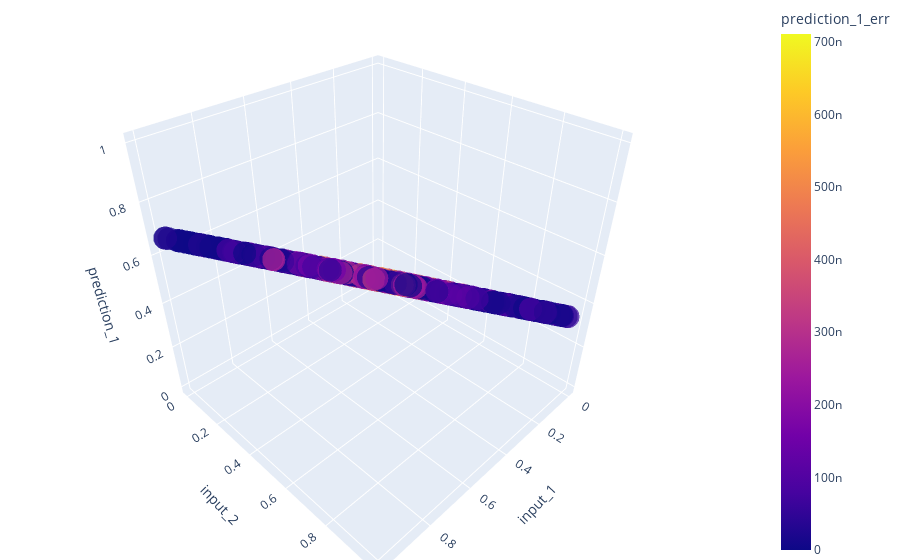

Write notebook code for a chart like this one.
### Code cell
df = px.data.iris()
fig = px.scatter_3d(tr_df_normalized, x='input_1', y='input_2', z='prediction_1',
              color='prediction_1_err', opacity=0.7)

# tight layout
fig.update_layout(margin=dict(l=0, r=0, b=0, t=0))
fig.show()

### Figure 1 — Plotly figure (JSON) as saved in the notebook; plotly's stock layout.template omitted (floating-point values rounded to 4 significant figures; data arrays with more than 128 entries replaced by an {"elided": "..."} marker saying what was removed)
{"data": [{"hovertemplate": "input_1=%{x}<br>input_2=%{y}<br>prediction_1=%{z}<br>prediction_1_err=%{marker.color}<extra></extra>", "legendgroup": "", "marker": {"color": {"elided": "1000 float values"}, "coloraxis": "coloraxis", "opacity": 0.7, "symbol": "circle"}, "mode": "markers", "name": "", "scene": "scene", "showlegend": false, "type": "scatter3d", "x": {"elided": "1000 float values"}, "y": {"elided": "1000 float values"}, "z": {"elided": "1000 float values"}}], "layout": {"coloraxis": {"colorbar": {"title": {"text": "prediction_1_err"}}, "colorscale": [[0, "#0d0887"], [0.1111, "#46039f"], [0.2222, "#7201a8"], [0.3333, "#9c179e"], [0.4444, "#bd3786"], [0.5556, "#d8576b"], [0.6667, "#ed7953"], [0.7778, "#fb9f3a"], [0.8889, "#fdca26"], [1, "#f0f921"]]}, "legend": {"tracegroupgap": 0}, "margin": {"b": 0, "l": 0, "r": 0, "t": 0}, "scene": {"domain": {"x": [0, 1], "y": [0, 1]}, "xaxis": {"title": {"text": "input_1"}}, "yaxis": {"title": {"text": "input_2"}}, "zaxis": {"title": {"text": "prediction_1"}}}}}
